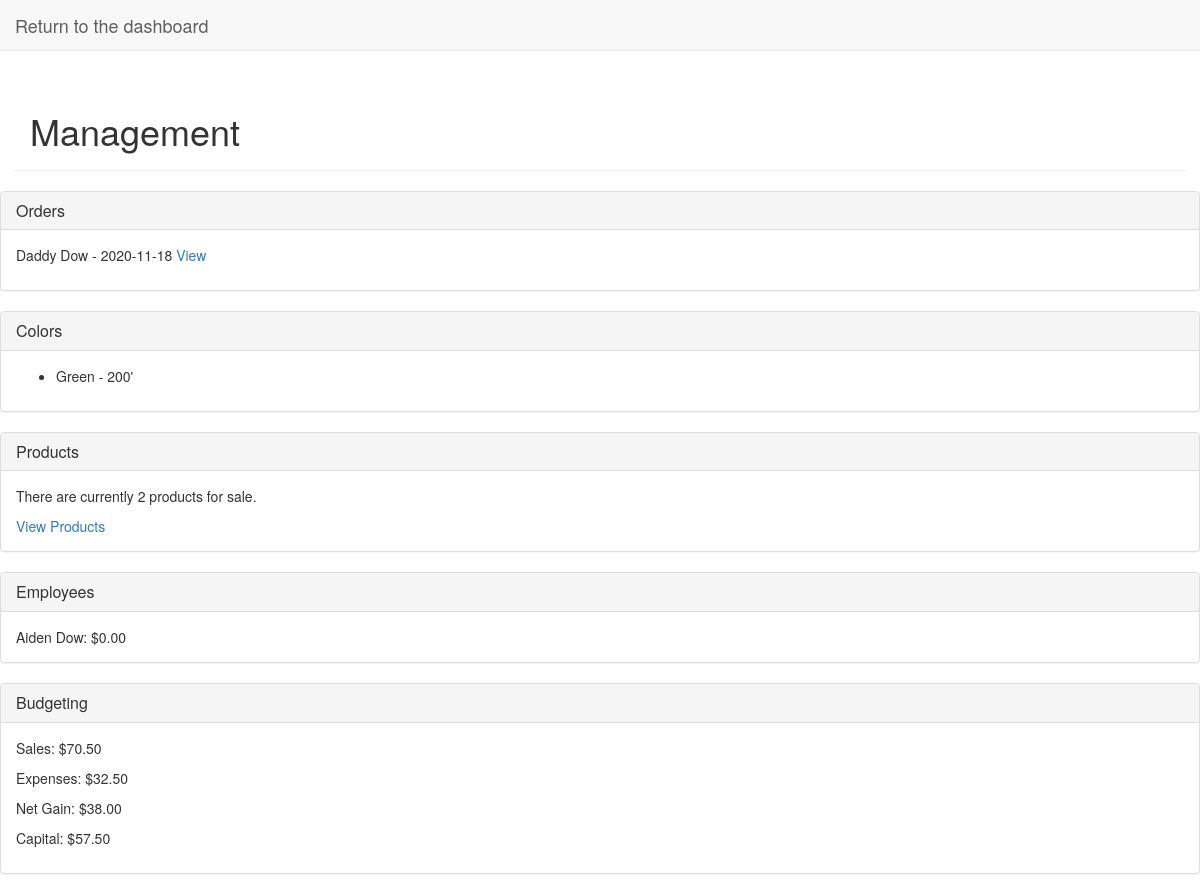
Screenshot of /manage/ with the database file from the repository.
### management/models.py (models this page shows, shortened)
class Order(models.Model):
    customer = models.ForeignKey(Customer, on_delete=models.PROTECT)
    due_date = models.DateField(blank=True, null=True)
    sale = models.ForeignKey(Sale, blank=True, null=True, on_delete=models.PROTECT)
    def __str__(self):
        return self.customer.full_name + " - " + str(self.due_date)

class Customer(models.Model):
    full_name = models.CharField(max_length=200)
    phone_number = models.CharField(max_length=11, blank=True, validators=[MinLengthValidator])
    address = models.TextField(max_length=1000, blank=True)
    email = models.EmailField(blank=True)
    normal_wrist_size = models.IntegerField(default=0) # in inches

class Color(models.Model):
    name = models.CharField(max_length=200)
    estimated_length = models.IntegerField() # in Feet
    purchase_record = models.ForeignKey(Material, on_delete=models.PROTECT)
    def __str__(self):
        return self.name

class Employee(models.Model):
    name = models.CharField(max_length=200)
    amount_owed = models.DecimalField(max_digits=4, decimal_places=2, default=0)

### management/views.py (the view)
# urls.py: path('manage/', views.manage, name="dashboard"),
def manage(request):
    orders = Order.objects.order_by("due_date")
    colors = Color.objects.order_by("name")
    employees = Employee.objects.order_by("amount_owed").reverse()
    num_products = len(Product.objects.all())
    total_sales = Sale.objects.aggregate(Sum("revenue"))["revenue__sum"]
    total_expenses = Material.objects.aggregate(Sum("price"))["price__sum"]
    gain = total_sales - total_expenses
    capital = find_capital()
    context = {
        "orders":orders,
        "colors":colors,
        "employees":employees,
        "products":num_products,
        "sales":total_sales,
        "expenses":total_expenses,
        "gain":gain,
        "capital":capital
    }
    return render(request, "management/dashboard.html", context)

### management/models.py (called while the page is built)
    @property
    def value(self):
        return self.our_price * self.quantity

### management/queries.py (called while the page is built)
def find_capital():
    subtotal = Material.objects.filter(expended=False).aggregate(Sum("price"))["price__sum"]
    for product in StoreProduct.objects.all():
        subtotal += product.value
    return subtotal

### management/templates/management/dashboard.html
{% extends 'management/base.html' %}
{% block content %}
    <div class="page-header container">
        <h1>Management</h1>
    </div>
    <div class="panel panel-default">
        <div class="panel-heading">
            <h3 class="panel-title">Orders</h3>
        </div>
        <div class="panel-body">
            {% for order in orders %}
                <p>{{order}} <a href="{% url 'view_order' order.id %}">View</a></p>
            {% empty %}
                <p>No outstanding orders. Time to get more business!</p>
            {% endfor %}
        </div>
    </div>
    <div class="panel panel-default">
        <div class="panel-heading">
            <h3 class="panel-title">Colors</h3>
        </div>
        <div class="panel-body">
            <ul>
            {% for color in colors %}
                <li>{{color}} - {{color.estimated_length}}'</li>
            {% endfor %}
            </ul>
        </div>
    </div>
    <div class="panel panel-default">
        <div class="panel-heading">
            <h3 class="panel-title">Products</h3>
        </div>
        <div class="panel-body">
            <p>There are currently {{products}} products for sale.</p>
            <a href="{% url 'products' %}">View Products</a>
        </div>
    </div>
    <div class="panel panel-default">
        <div class="panel-heading">
            <h3 class="panel-title">Employees</h3>
        </div>
        <div class="panel-body">
            {% for employee in employees %}
                {{employee.name}}: ${{employee.amount_owed|floatformat:2}}
            {% endfor %}
        </div>
    </div>
    <div class="panel panel-default">
        <div class="panel-heading">
            <h3 class="panel-title">Budgeting</h3>
        </div>
        <div class="panel-body">
            <p>Sales: ${{sales|floatformat:2}}</p>
            <p>Expenses: ${{expenses|floatformat:2}}</p>
            <p>Net Gain: ${{gain|floatformat:2}}</p>
            <p>Capital: ${{capital|floatformat:2}}</p>
        </div>
    </div>
{% endblock content %}

### rows the page displays
Order: customer+due_date "Daddy Dow - 2020-11-18"
Color: name "Green", estimated_length "200"
Employee: name "Aiden Dow", amount_owed "0.00"

### other values shown
{{ products }} "2"
{{ sales|floatformat:2 }} "70.50"
{{ expenses|floatformat:2 }} "32.50"
{{ gain|floatformat:2 }} "38.00"
{{ capital|floatformat:2 }} "57.50"
